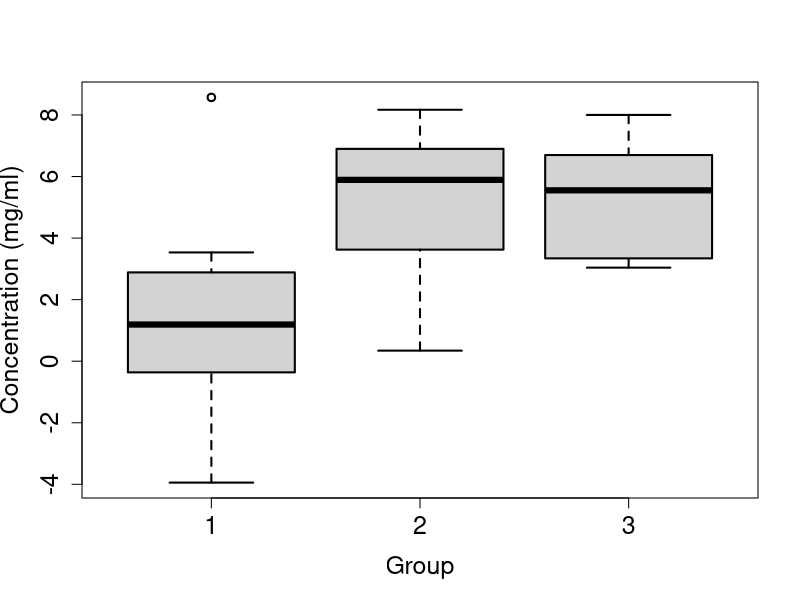
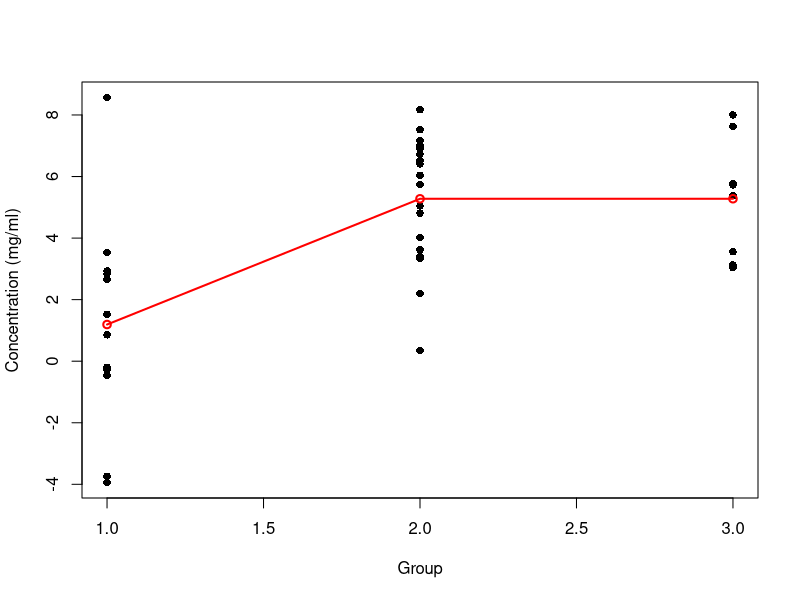
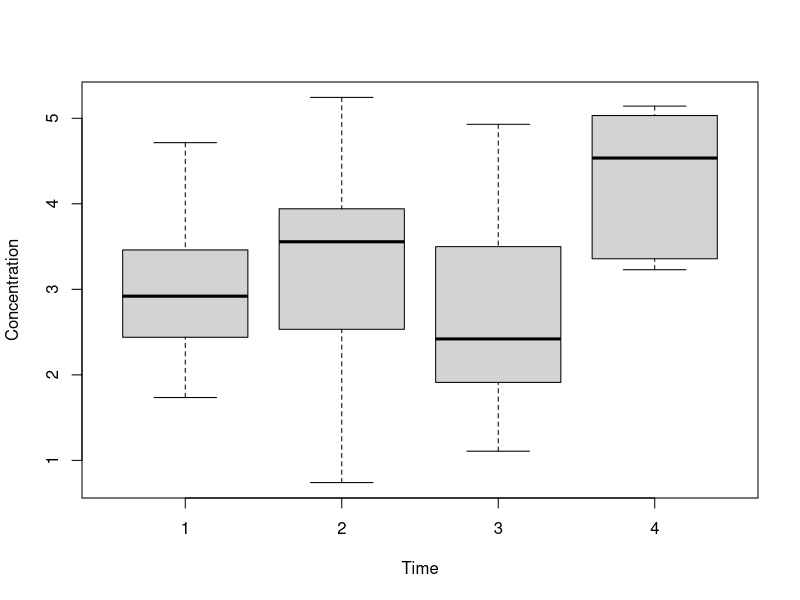
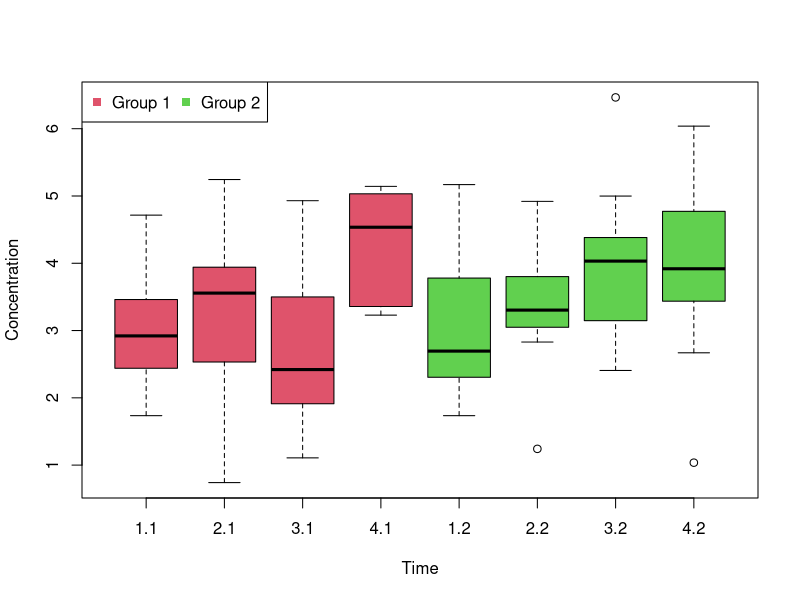

Reproduce these figures in R, in order.
## ---- chunk 1
op_eval=TRUE
op_echo=TRUE
## ---- chunk 2
n1 = 12
n2 = 18
n3 = 8
## ---- chunk 3
mu1 = 1
mu2 = 4.5
mu3 = 6
## ---- chunk 4
x1 = rnorm(n=n1, mean=mu1, sd=3)
x2 = rnorm(n=n2, mean=mu2, sd=3)
x3 = rnorm(n=n3, mean=mu3, sd=3)
## ---- chunk 5
boxplot(x1, x2, x3, cex.lab=1.5, cex.axis=1.5, xlab="Group", 
        ylab="Concentration (mg/ml)", names=c(1, 2, 3), lwd=2)
## ---- chunk 6
x = c(x1, x2, x3)
group = (c(rep('1', n1), rep('2', n2), rep('3', n3)))

aov.oneway = aov(x ~ group)
summary(aov.oneway)
## ---- chunk 7
plot(x ~ group,
     xlab="Group",
     ylab="Concentration (mg/ml)",
     pch=16)

# mean of the first group
tr1<-summary.lm(aov.oneway)$coefficients[1,1] 
# mean of the second group
tr2<-tr1+summary.lm(aov.oneway)$coefficients[2,1] 
# mean of the second group
tr3<-tr1+summary.lm(aov.oneway)$coefficients[3,1] 

points(c(1,2,3),c(tr1,tr2,tr3),col='red',lwd=2)
lines(c(1,2,3),c(tr1,tr2,tr3),col='red',lwd=2)

## ---- chunk 8
(t1 = t.test(x1, x2))
(t2 = t.test(x1, x3))
(t3 = t.test(x2, x3))

## Using bonferroni correction we can adjust the p-values 
p.adjust(p = c(t1$p.value, t2$p.value, t3$p.value), method = "bonferroni")
## ---- chunk 9

x1 = rnorm(n=n1, mean=mu1, sd=5)
x2 = rnorm(n=n2, mean=mu2, sd=5)
x3 = rnorm(n=n3, mean=mu3, sd=5)

x = c(x1, x2, x3)
group = (c(rep('1', n1), rep('2', n2), rep('3', n3)))

aov.oneway = aov(x ~ group)
summary(aov.oneway)

## ---- chunk 10
X <- read.csv("./data/Exercise_8_3_Repeated_OneWay.csv", sep=";")
str(X)
## ---- chunk 11
boxplot(X$Concentration ~ X$Time, 
        xlab="Time", 
        ylab="Concentration")

summary(aov(X$Concentration ~ X$Time))
## ---- chunk 12
summary(aov(X$Concentration ~ X$Time + Error(X$Patient)))
## ---- chunk 13
X = read.csv("./data/Exercise_8_3_Repeated_TwoWay.csv", sep=";")
str(X)

boxplot(X$Concentration ~ X$Time + X$Group, 
        xlab="Time", 
        ylab="Concentration", 
        col=c(2,2,2,2,3,3,3,3)
        )

#3.1 means time 3 group 1

legend("topleft", c("Group 1", "Group 2"), col=c(2,3), ncol=2, pch=15)

## ---- chunk 14
#Without information of repeated measures; and with intreacttions
summary(aov(X$Concentration ~ X$Time + X$Group + X$Time:X$Group))

### With information of repeated measures
summary(aov(X$Concentration ~ X$Time + X$Group + X$Time:X$Group + Error(X$Patient)))
